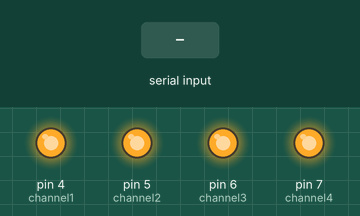
The sketch below on a simulated Arduino Uno, built with avr-gcc and run on an emulated ATmega328P. Shown: output pins drawn as LEDs (lit = HIGH). The inputs (shaded band) are chosen by the test bench.

Above: at 1.2 s.
1.3 s: "A" received over the second serial link
At 1.6 s:
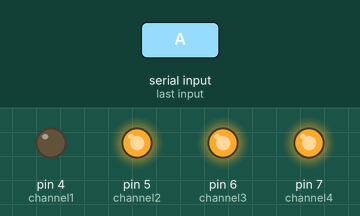
2.8 s: "C" received over the second serial link
At 4.0 s:
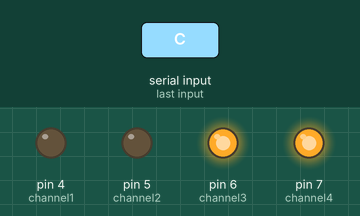
4.3 s: "B" received over the second serial link
At 5.3 s:
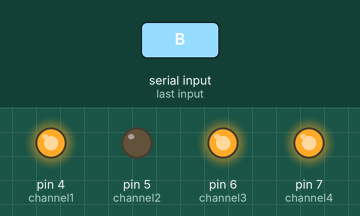
5.8 s: "E" received over the second serial link
At 6.2 s:
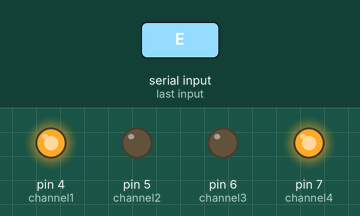
7.3 s: "D" received over the second serial link
At 8.5 s:
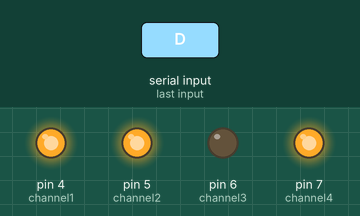
8.8 s: "G" received over the second serial link
At 9.9 s:
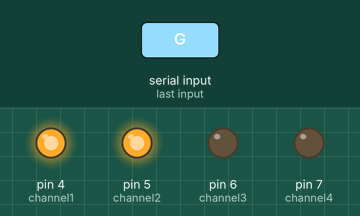
Timing chart, 0 to 11.3 s (numbered marks = the images above; inputs shaded):
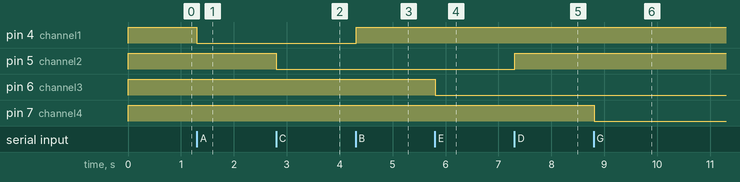

Measured:
- after the input at 1.3 s, pin 4 (channel1): HIGH → LOW at once
- after the input at 2.8 s, pin 5 (channel2): HIGH → LOW at once
- after the input at 4.3 s, pin 4 (channel1): LOW → HIGH at once
- after the input at 5.8 s, pin 6 (channel3): HIGH → LOW at once
- after the input at 7.3 s, pin 5 (channel2): LOW → HIGH at once
- after the input at 8.8 s, pin 7 (channel4): HIGH → LOW at once

The sketch:

arduino_coding.ino
```cpp
#include <SoftwareSerial.h>
SoftwareSerial mySerial(2, 3); //Set serial communication digital pin 2 for RX & digital pin 3 for TX
int channel1 = 4;
int channel2 = 5;
int channel3 = 6;
int channel4 = 7;
 void setup()
 {
 mySerial.begin(9600);

 pinMode(channel1, OUTPUT);
 pinMode(channel2, OUTPUT);
 pinMode(channel3, OUTPUT);
 pinMode(channel4, OUTPUT);
 // Relay
 digitalWrite(channel1,HIGH); //Digital write state Pin 4 mode turn to HIGH
 digitalWrite(channel2,HIGH); //Digital write state Pin 5 mode turn to HIGH
 digitalWrite(channel3,HIGH); //Digital write state Pin 6 mode turn to HIGH
 digitalWrite(channel4,HIGH); //Digital write state Pin 7 mode turn to HIGH
 }
 void loop()
{
 char Char_string = mySerial.read();
 //RELAY CHANNEL 1
 if(Char_string == 'A') //MCU reads char string = A set relay channel 1 turn to LOW
{
 digitalWrite(channel1,LOW); //Relay channel 1 turn LOW
}
if(Char_string == 'B') //MCU reads Char String = B set relay channel 1 turn to HIGH
{
 digitalWrite(channel1,HIGH); //Relay channel 1 turn HIGH
}
// RELAY CHANNEL 2
 if(Char_string == 'C') //MCU read char string = C set relay channel 2 turn to LOW
{
 digitalWrite(channel2,LOW); //Relay channel 2 turn LOW
}
if(Char_string == 'D') //MCU read char string = D set relay channel 2 turn to HIGH
{
 digitalWrite(channel2,HIGH); //Relay channel 2 turn HIGH
}
// RELAY CHANNEL 3
 if(Char_string == 'E') //MCU reads char string = E set relay channel 3 turn to LOW
{
 digitalWrite(channel3,LOW);//Relay channel 3 turn LOW
}
if(Char_string == 'F') //MCU reads char string = F set relay channel 3 turn to HIGH
{
 digitalWrite(channel3,HIGH);//Relay channel 3 turn HIGH
}
// RELAY CHANNEL 4
 if(Char_string == 'G') //MCU reads char string = G set relay channel 4 turn to LOW
{
 digitalWrite(channel4,LOW); //Relay channel 4 turn LOW
}
if(Char_string == 'H') //MCU read char string = H set relay channel 4 turn to HIGH
{
 digitalWrite(channel4,HIGH); //Relay channel 4 turn HIGH
}
 delay(10); //Delay @ 10 seconds
}
```
